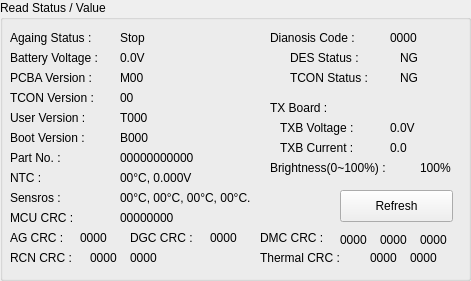
     <widget class="QGroupBox" name="groupBox_6">
      <property name="geometry">
       <rect>
        <x>10</x>
        <y>10</y>
        <width>471</width>
        <height>281</height>
       </rect>
      </property>
      <property name="font">
       <font>
        <family>.AppleSystemUIFont</family>
       </font>
      </property>
      <property name="title">
       <string>Read Status / Value</string>
      </property>
      <widget class="QLabel" name="label_15">
       <property name="geometry">
        <rect>
         <x>10</x>
         <y>30</y>
         <width>101</width>
         <height>16</height>
        </rect>
       </property>
       <property name="text">
        <string>Againg Status :</string>
       </property>
      </widget>
      <widget class="QLabel" name="label_AgainSt">
       <property name="geometry">
        <rect>
         <x>120</x>
         <y>30</y>
         <width>71</width>
         <height>16</height>
        </rect>
       </property>
       <property name="text">
        <string>Stop</string>
       </property>
      </widget>
      <widget class="QLabel" name="label_16">
       <property name="geometry">
        <rect>
         <x>10</x>
         <y>50</y>
         <width>101</width>
         <height>16</height>
        </rect>
       </property>
       <property name="text">
        <string>Battery Voltage :</string>
       </property>
      </widget>
      <widget class="QLabel" name="label_BatterVol">
       <property name="geometry">
        <rect>
         <x>120</x>
         <y>50</y>
         <width>71</width>
         <height>16</height>
        </rect>
       </property>
       <property name="text">
        <string>0.0V</string>
       </property>
      </widget>
      <widget class="QPushButton" name="EngRefresh_Btn">
       <property name="geometry">
        <rect>
         <x>340</x>
         <y>190</y>
         <width>113</width>
         <height>32</height>
        </rect>
       </property>
       <property name="text">
        <string>Refresh</string>
       </property>
      </widget>
      <widget class="QLabel" name="label_19">
       <property name="geometry">
        <rect>
         <x>10</x>
         <y>70</y>
         <width>101</width>
         <height>16</height>
        </rect>
       </property>
       <property name="text">
        <string>PCBA Version : </string>
       </property>
      </widget>
      <widget class="QLabel" name="label_PCBA_Ver">
       <property name="geometry">
        <rect>
         <x>120</x>
         <y>70</y>
         <width>71</width>
         <height>16</height>
        </rect>
       </property>
       <property name="text">
        <string>M00</string>
       </property>
      </widget>
      <widget class="QLabel" name="label_20">
       <property name="geometry">
        <rect>
         <x>10</x>
         <y>90</y>
         <width>101</width>
         <height>16</height>
        </rect>
       </property>
       <property name="text">
        <string>TCON Version : </string>
       </property>
      </widget>
      <widget class="QLabel" name="label_21">
       <property name="geometry">
        <rect>
         <x>10</x>
         <y>110</y>
         <width>101</width>
         <height>16</height>
        </rect>
       </property>
       <property name="text">
        <string>User Version : </string>
       </property>
      </widget>
      <widget class="QLabel" name="label_22">
       <property name="geometry">
        <rect>
         <x>10</x>
         <y>130</y>
         <width>101</width>
         <height>16</height>
        </rect>
       </property>
       <property name="text">
        <string>Boot Version : </string>
       </property>
      </widget>
      <widget class="QLabel" name="label_23">
       <property name="geometry">
        <rect>
         <x>10</x>
         <y>150</y>
         <width>71</width>
         <height>16</height>
        </rect>
       </property>
       <property name="text">
        <string>Part No. : </string>
       </property>
      </widget>
      <widget class="QLabel" name="label_24">
       <property name="geometry">
        <rect>
         <x>10</x>
         <y>170</y>
         <width>101</width>
         <height>16</height>
        </rect>
       </property>
       <property name="text">
        <string>NTC : </string>
       </property>
      </widget>
      <widget class="QLabel" name="label_25">
       <property name="geometry">
        <rect>
         <x>270</x>
         <y>30</y>
         <width>101</width>
         <height>16</height>
        </rect>
       </property>
       <property name="text">
        <string>Dianosis Code : </string>
       </property>
      </widget>
      <widget class="QLabel" name="label_26">
       <property name="geometry">
        <rect>
         <x>290</x>
         <y>50</y>
         <width>101</width>
         <height>16</height>
        </rect>
       </property>
       <property name="text">
        <string>DES Status : </string>
       </property>
      </widget>
      <widget class="QLabel" name="label_27">
       <property name="geometry">
        <rect>
         <x>290</x>
         <y>70</y>
         <width>101</width>
         <height>16</height>
        </rect>
       </property>
       <property name="text">
        <string>TCON Status : </string>
       </property>
      </widget>
      <widget class="QLabel" name="label_TCON_Ver">
       <property name="geometry">
        <rect>
         <x>120</x>
         <y>90</y>
         <width>71</width>
         <height>16</height>
        </rect>
       </property>
       <property name="text">
        <string>00</string>
       </property>
      </widget>
      <widget class="QLabel" name="label_User_Ver">
       <property name="geometry">
        <rect>
         <x>120</x>
         <y>110</y>
         <width>121</width>
         <height>16</height>
        </rect>
       </property>
       <property name="text">
        <string>T000</string>
       </property>
      </widget>
      <widget class="QLabel" name="label_Boot_Ver">
       <property name="geometry">
        <rect>
         <x>120</x>
         <y>130</y>
         <width>71</width>
         <height>16</height>
        </rect>
       </property>
       <property name="text">
        <string>B000</string>
       </property>
      </widget>
      <widget class="QLabel" name="label_Part_No">
       <property name="geometry">
        <rect>
         <x>120</x>
         <y>150</y>
         <width>191</width>
         <height>16</height>
        </rect>
       </property>
       <property name="text">
        <string>00000000000</string>
       </property>
      </widget>
      <widget class="QLabel" name="label_NTC">
       <property name="geometry">
        <rect>
         <x>120</x>
         <y>170</y>
         <width>161</width>
         <height>16</height>
        </rect>
       </property>
       <property name="text">
        <string>00°C, 0.000V</string>
       </property>
      </widget>
      <widget class="QLabel" name="label_DES_St">
       <property name="geometry">
        <rect>
         <x>400</x>
         <y>50</y>
         <width>41</width>
         <height>16</height>
        </rect>
       </property>
       <property name="text">
        <string>NG</string>
       </property>
      </widget>
      <widget class="QLabel" name="label_TCON_St">
       <property name="geometry">
        <rect>
         <x>400</x>
         <y>70</y>
         <width>41</width>
         <height>16</height>
        </rect>
       </property>
       <property name="text">
        <string>NG</string>
       </property>
      </widget>
      <widget class="QLabel" name="label_AgainState">
       <property name="geometry">
        <rect>
         <x>390</x>
         <y>30</y>
         <width>71</width>
         <height>16</height>
        </rect>
       </property>
       <property name="text">
        <string>0000</string>
       </property>
      </widget>
      <widget class="QLabel" name="label_51">
       <property name="geometry">
        <rect>
         <x>280</x>
         <y>120</y>
         <width>101</width>
         <height>16</height>
        </rect>
       </property>
       <property name="text">
        <string>TXB Voltage :</string>
       </property>
      </widget>
      <widget class="QLabel" name="label_52">
       <property name="geometry">
        <rect>
         <x>280</x>
         <y>140</y>
         <width>101</width>
         <height>16</height>
        </rect>
       </property>
       <property name="text">
        <string>TXB Current :</string>
       </property>
      </widget>
      <widget class="QLabel" name="label_TXBVol">
       <property name="geometry">
        <rect>
         <x>390</x>
         <y>120</y>
         <width>71</width>
         <height>16</height>
        </rect>
       </property>
       <property name="text">
        <string>0.0V</string>
       </property>
      </widget>
      <widget class="QLabel" name="label_TXBCurrent">
       <property name="geometry">
        <rect>
         <x>390</x>
         <y>140</y>
         <width>71</width>
         <height>16</height>
        </rect>
       </property>
       <property name="text">
        <string>0.0</string>
       </property>
      </widget>
      <widget class="QLabel" name="label_54">
       <property name="geometry">
        <rect>
         <x>10</x>
         <y>190</y>
         <width>101</width>
         <height>16</height>
        </rect>
       </property>
       <property name="text">
        <string>Sensros : </string>
       </property>
      </widget>
      <widget class="QLabel" name="label_Sensors">
       <property name="geometry">
        <rect>
         <x>120</x>
         <y>190</y>
         <width>161</width>
         <height>16</height>
        </rect>
       </property>
       <property name="text">
        <string>00°C, 00°C, 00°C, 00°C.</string>
       </property>
      </widget>
      <widget class="QLabel" name="label_61">
       <property name="geometry">
        <rect>
         <x>10</x>
         <y>210</y>
         <width>81</width>
         <height>16</height>
        </rect>
       </property>
       <property name="text">
        <string>MCU CRC : </string>
       </property>
      </widget>
      <widget class="QLabel" name="label_mcu_crc">
       <property name="geometry">
        <rect>
         <x>120</x>
         <y>210</y>
         <width>91</width>
         <height>16</height>
        </rect>
       </property>
       <property name="text">
        <string>00000000</string>
       </property>
      </widget>
      <widget class="QLabel" name="label_62">
       <property name="geometry">
        <rect>
         <x>270</x>
         <y>100</y>
         <width>101</width>
         <height>16</height>
        </rect>
       </property>
       <property name="text">
        <string>TX Board :</string>
       </property>
      </widget>
      <widget class="QLabel" name="label_63">
       <property name="geometry">
        <rect>
         <x>10</x>
         <y>230</y>
         <width>81</width>
         <height>16</height>
        </rect>
       </property>
       <property name="text">
        <string>AG CRC : </string>
       </property>
      </widget>
      <widget class="QLabel" name="label_64">
       <property name="geometry">
        <rect>
         <x>130</x>
         <y>230</y>
         <width>81</width>
         <height>16</height>
        </rect>
       </property>
       <property name="text">
        <string>DGC CRC : </string>
       </property>
      </widget>
      <widget class="QLabel" name="label_65">
       <property name="geometry">
        <rect>
         <x>260</x>
         <y>230</y>
         <width>81</width>
         <height>16</height>
        </rect>
       </property>
       <property name="text">
        <string>DMC CRC : </string>
       </property>
      </widget>
      <widget class="QLabel" name="label_66">
       <property name="geometry">
        <rect>
         <x>260</x>
         <y>250</y>
         <width>101</width>
         <height>16</height>
        </rect>
       </property>
       <property name="text">
        <string>Thermal CRC :</string>
       </property>
      </widget>
      <widget class="QLabel" name="label_ag_crc">
       <property name="geometry">
        <rect>
         <x>80</x>
         <y>230</y>
         <width>51</width>
         <height>16</height>
        </rect>
       </property>
       <property name="text">
        <string>0000</string>
       </property>
      </widget>
      <widget class="QLabel" name="label_dgc_crc">
       <property name="geometry">
        <rect>
         <x>210</x>
         <y>230</y>
         <width>51</width>
         <height>16</height>
        </rect>
       </property>
       <property name="text">
        <string>0000</string>
       </property>
      </widget>
      <widget class="QLabel" name="label_dmc_1_crc">
       <property name="geometry">
        <rect>
         <x>340</x>
         <y>230</y>
         <width>41</width>
         <height>20</height>
        </rect>
       </property>
       <property name="text">
        <string>0000</string>
       </property>
      </widget>
      <widget class="QLabel" name="label_thermal_1_crc">
       <property name="geometry">
        <rect>
         <x>370</x>
         <y>250</y>
         <width>41</width>
         <height>16</height>
        </rect>
       </property>
       <property name="text">
        <string>0000</string>
       </property>
      </widget>
      <widget class="QLabel" name="label_68">
       <property name="geometry">
        <rect>
         <x>10</x>
         <y>250</y>
         <width>81</width>
         <height>16</height>
        </rect>
       </property>
       <property name="text">
        <string>RCN CRC : </string>
       </property>
      </widget>
      <widget class="QLabel" name="label_rcn_1_crc">
       <property name="geometry">
        <rect>
         <x>90</x>
         <y>250</y>
         <width>41</width>
         <height>16</height>
        </rect>
       </property>
       <property name="text">
        <string>0000</string>
       </property>
      </widget>
      <widget class="QLabel" name="label_rcn_2_crc">
       <property name="geometry">
        <rect>
         <x>130</x>
         <y>250</y>
         <width>41</width>
         <height>16</height>
        </rect>
       </property>
       <property name="text">
        <string>0000</string>
       </property>
      </widget>
      <widget class="QLabel" name="label_dmc_2_crc">
       <property name="geometry">
        <rect>
         <x>380</x>
         <y>230</y>
         <width>41</width>
         <height>20</height>
        </rect>
       </property>
       <property name="text">
        <string>0000</string>
       </property>
      </widget>
      <widget class="QLabel" name="label_dmc_3_crc">
       <property name="geometry">
        <rect>
         <x>420</x>
         <y>230</y>
         <width>41</width>
         <height>20</height>
        </rect>
       </property>
       <property name="text">
        <string>0000</string>
       </property>
      </widget>
      <widget class="QLabel" name="label_thermal_2_crc">
       <property name="geometry">
        <rect>
         <x>410</x>
         <y>250</y>
         <width>41</width>
         <height>16</height>
        </rect>
       </property>
       <property name="text">
        <string>0000</string>
       </property>
      </widget>
      <widget class="QLabel" name="label_17">
       <property name="geometry">
        <rect>
         <x>270</x>
         <y>160</y>
         <width>141</width>
         <height>16</height>
        </rect>
       </property>
       <property name="text">
        <string>Brightness(0~100%) :</string>
       </property>
      </widget>
      <widget class="QLabel" name="brightness_label">
       <property name="geometry">
        <rect>
         <x>420</x>
         <y>160</y>
         <width>41</width>
         <height>16</height>
        </rect>
       </property>
       <property name="text">
        <string>100%</string>
       </property>
      </widget>
     </widget>
